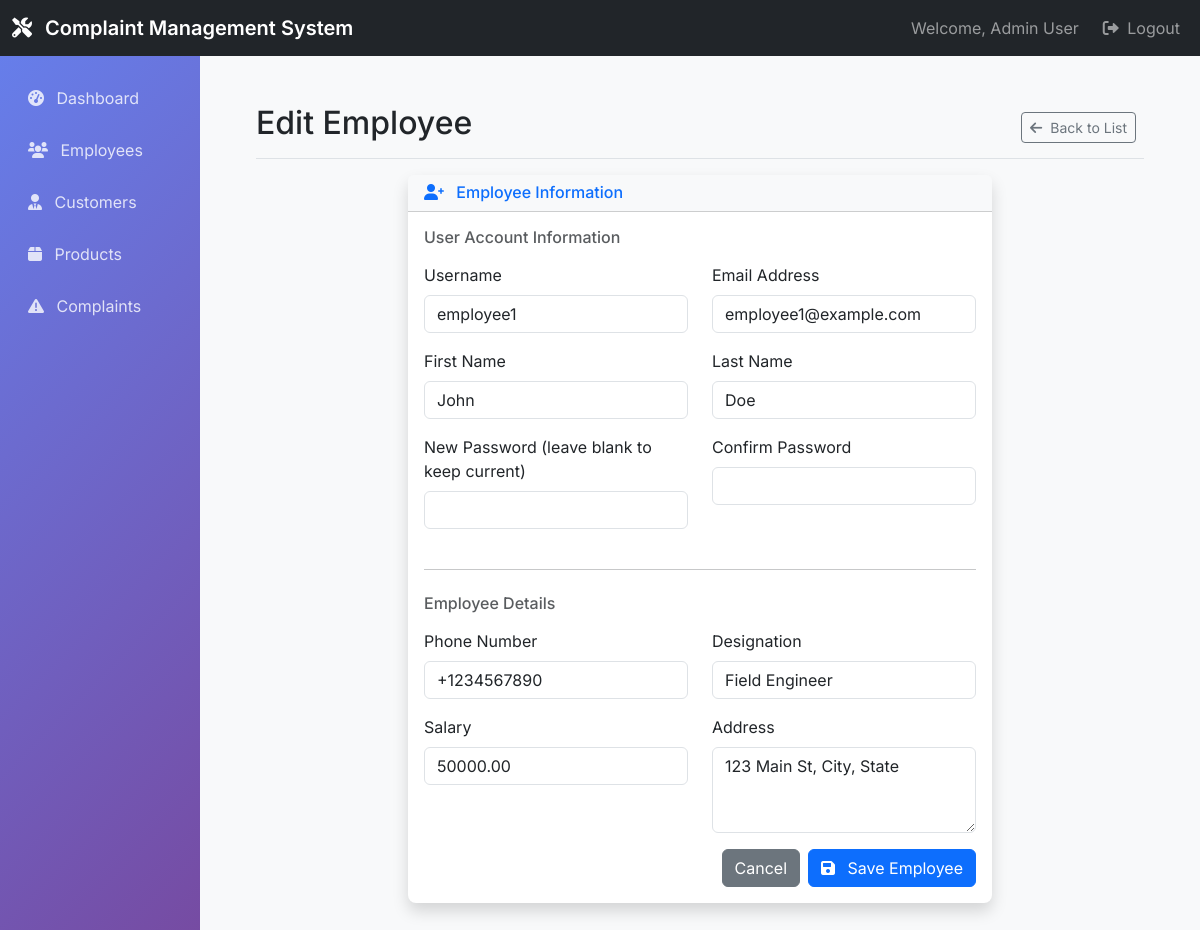
The page /admin_employees/1/edit/ (signed in) on the database its author committed.
### complaints/models.py (models this page shows, shortened)
class User(AbstractUser):
    ROLE_CHOICES = (
        ('admin', 'Admin'),
        ('employee', 'Employee'),
    )
    role = models.CharField(max_length=10, choices=ROLE_CHOICES)

class Employee(models.Model):
    user = models.OneToOneField(User, on_delete=models.CASCADE, related_name='employee_profile')
    phone = models.CharField(max_length=15)
    designation = models.CharField(max_length=100)
    salary = models.DecimalField(max_digits=10, decimal_places=2)
    address = models.TextField(blank=True, null=True)

### complaints/views.py (the view)
# urls.py: path('admin_employees/<int:pk>/edit/', views.employee_edit, name='employee_edit'),
@login_required
@user_passes_test(is_admin)
def employee_edit(request, pk):
    employee = get_object_or_404(Employee, pk=pk)
    if request.method == 'POST':
        form = EmployeeForm(request.POST, instance=employee)
        if form.is_valid():
            form.save()
            messages.success(request, 'Employee updated successfully')
            return redirect('employee_list')
    else:
        form = EmployeeForm(instance=employee)
        form.fields['username'].initial = employee.user.username
        form.fields['first_name'].initial = employee.user.first_name
        form.fields['last_name'].initial = employee.user.last_name
        form.fields['email'].initial = employee.user.email
    return render(request, 'admin_section/employee_form.html', {'form': form, 'title': 'Edit Employee'})

### complaints/views.py (called while the page is built)
def is_admin(user):
    return user.is_authenticated and user.role == 'admin'

### templates/admin_section/employee_form.html (shortened to what this page needs)
{% extends 'base.html' %}
{% block content %}
<div class="d-flex justify-content-between flex-wrap flex-md-nowrap align-items-center pt-3 pb-2 mb-3 border-bottom">
    <h1 class="h2">{{ title }}</h1>
    <div class="btn-toolbar mb-2 mb-md-0">
        <div class="btn-group me-2">
            <a href="{% url 'employee_list' %}" class="btn btn-sm btn-outline-secondary">
                <i class="fas fa-arrow-left me-1"></i>
                Back to List
            </a>
        </div>
    </div>
</div>
<div class="row justify-content-center">
    <div class="col-md-8">
        <div class="card border-0 shadow">
            <div class="card-header bg-light">
                <h6 class="m-0 font-weight-bold text-primary">
                    <i class="fas fa-user-plus me-2"></i>
                    Employee Information
                </h6>
            </div>
            <div class="card-body">
                <form method="post">
                    <h6 class="text-muted mb-3">User Account Information</h6>
                    <div class="row">
                        <div class="col-md-6 mb-3">
                            <label for="{{ form.username.id_for_label }}" class="form-label">Username</label>
                            {{ form.username }}
                        </div>
                        <div class="col-md-6 mb-3">
                            <label for="{{ form.email.id_for_label }}" class="form-label">Email Address</label>
                            {{ form.email }}
                        </div>
                    </div>
                    <div class="row">
                        <div class="col-md-6 mb-3">
                            <label for="{{ form.first_name.id_for_label }}" class="form-label">First Name</label>
                            {{ form.first_name }}
                        </div>
                        <div class="col-md-6 mb-3">
                            <label for="{{ form.last_name.id_for_label }}" class="form-label">Last Name</label>
                            {{ form.last_name }}
                        </div>
                    </div>
                    <div class="row">
                        <div class="col-md-6 mb-3">
                            <label for="{{ form.password.id_for_label }}" class="form-label">
                                {% if form.instance.pk %}New Password (leave blank to keep current){% else %}Password{% endif %}
                            </label>
                            {{ form.password }}
                        </div>
                        <div class="col-md-6 mb-3">
                            <label for="{{ form.confirm_password.id_for_label }}" class="form-label">Confirm Password</label>
                            {{ form.confirm_password }}
                        </div>
                    </div>
                    <hr class="my-4">
                    <h6 class="text-muted mb-3">Employee Details</h6>
                    <div class="row">
                        <div class="col-md-6 mb-3">
                            <label for="{{ form.phone.id_for_label }}" class="form-label">Phone Number</label>
                            {{ form.phone }}
                        </div>
                        <div class="col-md-6 mb-3">
                            <label for="{{ form.designation.id_for_label }}" class="form-label">Designation</label>
                            {{ form.designation }}
                        </div>
                    </div>
                    <div class="row">
                        <div class="col-md-6 mb-3">
                            <label for="{{ form.salary.id_for_label }}" class="form-label">Salary</label>
                            {{ form.salary }}
                        </div>
                        <div class="col-md-6 mb-3">
                            <label for="{{ form.address.id_for_label }}" class="form-label">Address</label>
                            {{ form.address }}
                        </div>
                    </div>
                    <div class="d-flex justify-content-end">
                        <a href="{% url 'employee_list' %}" class="btn btn-secondary me-2">Cancel</a>
                        <button type="submit" class="btn btn-primary">
                            <i class="fas fa-save me-2"></i>
                            Save Employee
                        </button>
                    </div>
                </form>
            </div>
        </div>
    </div>
</div>
{% endblock %}

### templates/base.html (shortened to what this page needs)
<!DOCTYPE html>
<html lang="en">
<head>
    <link href="https://cdn.jsdelivr.net/npm/bootstrap@5.3.0/dist/css/bootstrap.min.css" rel="stylesheet">
    <link href="https://cdnjs.cloudflare.com/ajax/libs/font-awesome/6.0.0/css/all.min.css" rel="stylesheet">
</head>
<body>
    {% if user.is_authenticated %}
    <nav class="navbar navbar-expand-lg navbar-dark bg-dark">
        <div class="container-fluid">
            <a class="navbar-brand" href="#">
                <i class="fas fa-tools me-2"></i>
                Complaint Management System
            </a>
            <div class="navbar-nav ms-auto">
                <span class="navbar-text me-3">
                    Welcome, {{ user.get_full_name|default:user.username }}
                </span>
                <a class="nav-link" href="{% url 'logout' %}">
                    <i class="fas fa-sign-out-alt me-1"></i>
                    Logout
                </a>
            </div>
        </div>
    </nav>
    {% endif %}
    <div class="container-fluid">
        <div class="row">
            {% if user.is_authenticated %}
            <nav class="col-md-3 col-lg-2 d-md-block sidebar collapse">
                <div class="position-sticky pt-3">
                    {% if user.role == 'admin' %}
                    <ul class="nav flex-column">
                        <li class="nav-item">
                            <a class="nav-link" href="{% url 'admin_dashboard' %}">
                                <i class="fas fa-tachometer-alt me-2"></i>
                                Dashboard
                            </a>
                        </li>
                        <li class="nav-item">
                            <a class="nav-link" href="{% url 'employee_list' %}">
                                <i class="fas fa-users me-2"></i>
                                Employees
                            </a>
                        </li>
                        <li class="nav-item">
                            <a class="nav-link" href="{% url 'customer_list' %}">
                                <i class="fas fa-user-tie me-2"></i>
                                Customers
                            </a>
                        </li>
                        <li class="nav-item">
                            <a class="nav-link" href="{% url 'product_list' %}">
                                <i class="fas fa-box me-2"></i>
                                Products
                            </a>
                        </li>
                        <li class="nav-item">
                            <a class="nav-link" href="{% url 'complaint_list' %}">
                                <i class="fas fa-exclamation-triangle me-2"></i>
                                Complaints
                            </a>
                        </li>
                    </ul>
                    {% endif %}
                </div>
            </nav>
            {% endif %}
            <main class="col-md-9 ms-sm-auto col-lg-10 px-md-4">
                <div class="main-content">
                    {% block content %}{% endblock %}
                </div>
            </main>
        </div>
    </div>
</body>
</html>

### templates/base.html (style rules this page uses)
body { font-family: 'Inter', sans-serif; background-color: #f8f9fa; }
.navbar-brand { font-weight: 600; }
.card { border: none; box-shadow: 0 0.125rem 0.25rem rgba(0, 0, 0, 0.075); border-radius: 0.5rem; }
.btn-primary { background-color: #0d6efd; border-color: #0d6efd; }
.sidebar { min-height: 100vh; background: linear-gradient(135deg, #667eea 0%, #764ba2 100%); }
.sidebar .nav-link { color: rgba(255, 255, 255, 0.8); padding: 0.75rem 1rem; border-radius: 0.375rem; margin: 0.125rem 0; }
.main-content { padding: 2rem; }

### rows shown on the page
User: get_full_name "Admin User"
User: username "employee1", email "employee1@example.com", first_name "John", last_name "Doe"
Employee: phone "+1234567890", designation "Field Engineer", salary "50000.00", address "123 Main St, City, State"

### other values the page prints
{{ title }} "Edit Employee"
